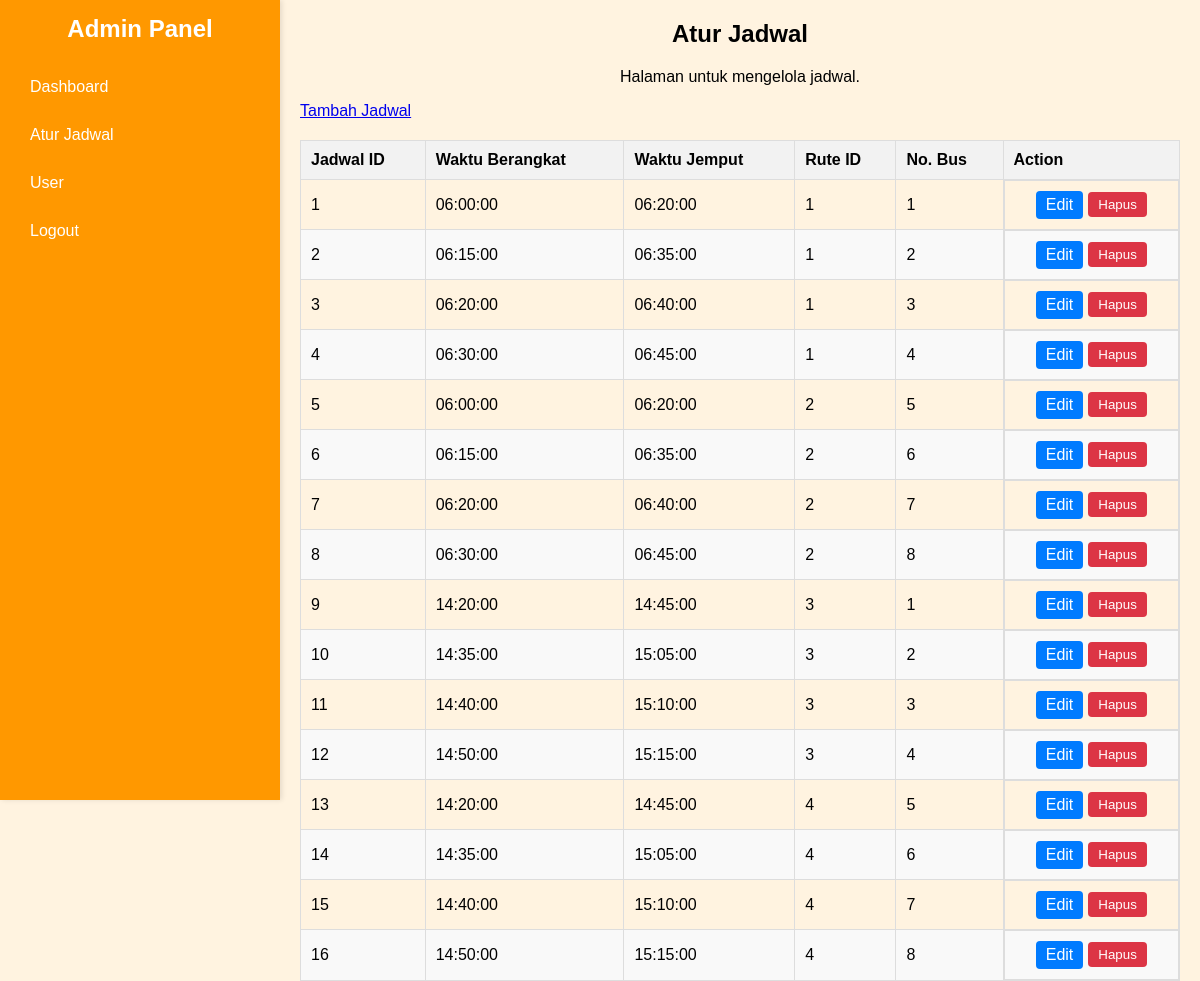
Page /admin/atur_jadwal.php (signed in) on the committed database.
### tables this page shows
CREATE TABLE `jadwal` (
  `jadwal_id` int(20) NOT NULL,
  `waktu_berangkat` time NOT NULL,
  `waktu_jemput` time NOT NULL,
  `rute_id` int(20) NOT NULL,
  `no_bus` varchar(10) DEFAULT NULL
);

### admin/atur_jadwal.php (the view, shortened to what this page needs)
<?php
include 'config.php';
$sql = "SELECT * FROM jadwal";
$result = $conn->query($sql);
?>
<!DOCTYPE html>
<html lang="en">
<head>
    <link rel="stylesheet" href="css/atur_jadwal.css">
</head>
<body>
    <div class="sidebar">
        <h2>Admin Panel</h2>
        <a href="admin.php">Dashboard</a>
        <a href="atur_jadwal.php">Atur Jadwal</a>
        <a href="user.php">User</a>
        <a href="logout.php">Logout</a>
    </div>
    <div class="content">
        <h2>Atur Jadwal</h2>
        <p>Halaman untuk mengelola jadwal.</p>
        <a href="tambah_jadwal.php" class="btn btn-primary">Tambah Jadwal</a>
        <table>
            <thead>
                <tr>
                    <th>Jadwal ID</th>
                    <th>Waktu Berangkat</th>
                    <th>Waktu Jemput</th>
                    <th>Rute ID</th>
                    <th>No. Bus</th>
                    <th>Action</th>
                </tr>
            </thead>
            <tbody>
                <?php
                if ($result->num_rows > 0) {
                    while($row = $result->fetch_assoc()) {
                        echo "<tr>";
                        echo "<td>" . $row['jadwal_id'] . "</td>";
                        echo "<td>" . $row['waktu_berangkat'] . "</td>";
                        echo "<td>" . $row['waktu_jemput'] . "</td>";
                        echo "<td>" . $row['rute_id'] . "</td>";
                        echo "<td>" . $row['no_bus'] . "</td>";
                        echo "<td class='action'>";
                        echo "<a href='edit_jadwal.php?id=" . $row['jadwal_id'] . "'>Edit</a>";
                        echo "<form method='post' action='atur_jadwal.php?action=delete&id=" . $row['jadwal_id'] . "' onsubmit='return confirm(\"Apakah Anda yakin ingin menghapus jadwal ini?\")'>";
                        echo "<button type='submit'>Hapus</button>";
                        echo "</form>";
                        echo "</td>";
                        echo "</tr>";
                    }
                } else {
                    echo "<tr><td colspan='6'>Tidak ada jadwal tersedia.</td></tr>";
                }
                ?>
            </tbody>
        </table>
    </div>
</body>
</html>

### admin/css/atur_jadwal.css (style rules this page uses)
body { font-family: Arial, sans-serif; margin: 0; display: flex; height: 100vh; background-color: #fff3e0; }
.sidebar { width: 250px; background-color: #ff9800; color: white; display: flex; flex-direction: column; padding: 15px; box-shadow: 2px 0 5px rgba(0, 0, 0, 0.1); }
.sidebar h2 { text-align: center; margin-bottom: 20px; }
.sidebar a { color: white; padding: 10px 15px; text-decoration: none; margin: 5px 0; border-radius: 4px; transition: background-color 0.3s; }
.content { flex: 1; padding: 20px; }
h2 { margin-top: 0; text-align: center; }
p { text-align: center; }

### admin/atur_jadwal.php (style rules this page uses)
table { width: 100%; border-collapse: collapse; margin-top: 20px; }
table, th, td { border: 1px solid #ddd; }
th, td { padding: 10px; text-align: left; }
th { background-color: #f2f2f2; }
tr:nth-child(even) { background-color: #f9f9f9; }
.action { display: flex; justify-content: center; align-items: center; }
.action a { margin-right: 5px; padding: 5px 10px; text-decoration: none; color: #fff; background-color: #007bff; border-radius: 4px; }
.action form { margin: 0; }
.action form button { margin: 0; padding: 5px 10px; background-color: #dc3545; border: none; color: #fff; border-radius: 4px; cursor: pointer; }

### rows in the picture
jadwal: jadwal_id "1", waktu_berangkat "06:00:00", waktu_jemput "06:20:00", rute "1", no_bus "1"
jadwal: jadwal_id "2", waktu_berangkat "06:15:00", waktu_jemput "06:35:00", rute "1", no_bus "2"
jadwal: jadwal_id "3", waktu_berangkat "06:20:00", waktu_jemput "06:40:00", rute "1", no_bus "3"
jadwal: jadwal_id "4", waktu_berangkat "06:30:00", waktu_jemput "06:45:00", rute "1", no_bus "4"
jadwal: jadwal_id "5", waktu_berangkat "06:00:00", waktu_jemput "06:20:00", rute "2", no_bus "5"
jadwal: jadwal_id "6", waktu_berangkat "06:15:00", waktu_jemput "06:35:00", rute "2", no_bus "6"
jadwal: jadwal_id "7", waktu_berangkat "06:20:00", waktu_jemput "06:40:00", rute "2", no_bus "7"
jadwal: jadwal_id "8", waktu_berangkat "06:30:00", waktu_jemput "06:45:00", rute "2", no_bus "8"
jadwal: jadwal_id "9", waktu_berangkat "14:20:00", waktu_jemput "14:45:00", rute "3", no_bus "1"
jadwal: jadwal_id "10", waktu_berangkat "14:35:00", waktu_jemput "15:05:00", rute "3", no_bus "2"
jadwal: jadwal_id "11", waktu_berangkat "14:40:00", waktu_jemput "15:10:00", rute "3", no_bus "3"
jadwal: jadwal_id "12", waktu_berangkat "14:50:00", waktu_jemput "15:15:00", rute "3", no_bus "4"
jadwal: jadwal_id "13", waktu_berangkat "14:20:00", waktu_jemput "14:45:00", rute "4", no_bus "5"
jadwal: jadwal_id "14", waktu_berangkat "14:35:00", waktu_jemput "15:05:00", rute "4", no_bus "6"
jadwal: jadwal_id "15", waktu_berangkat "14:40:00", waktu_jemput "15:10:00", rute "4", no_bus "7"
jadwal: jadwal_id "16", waktu_berangkat "14:50:00", waktu_jemput "15:15:00", rute "4", no_bus "8"
